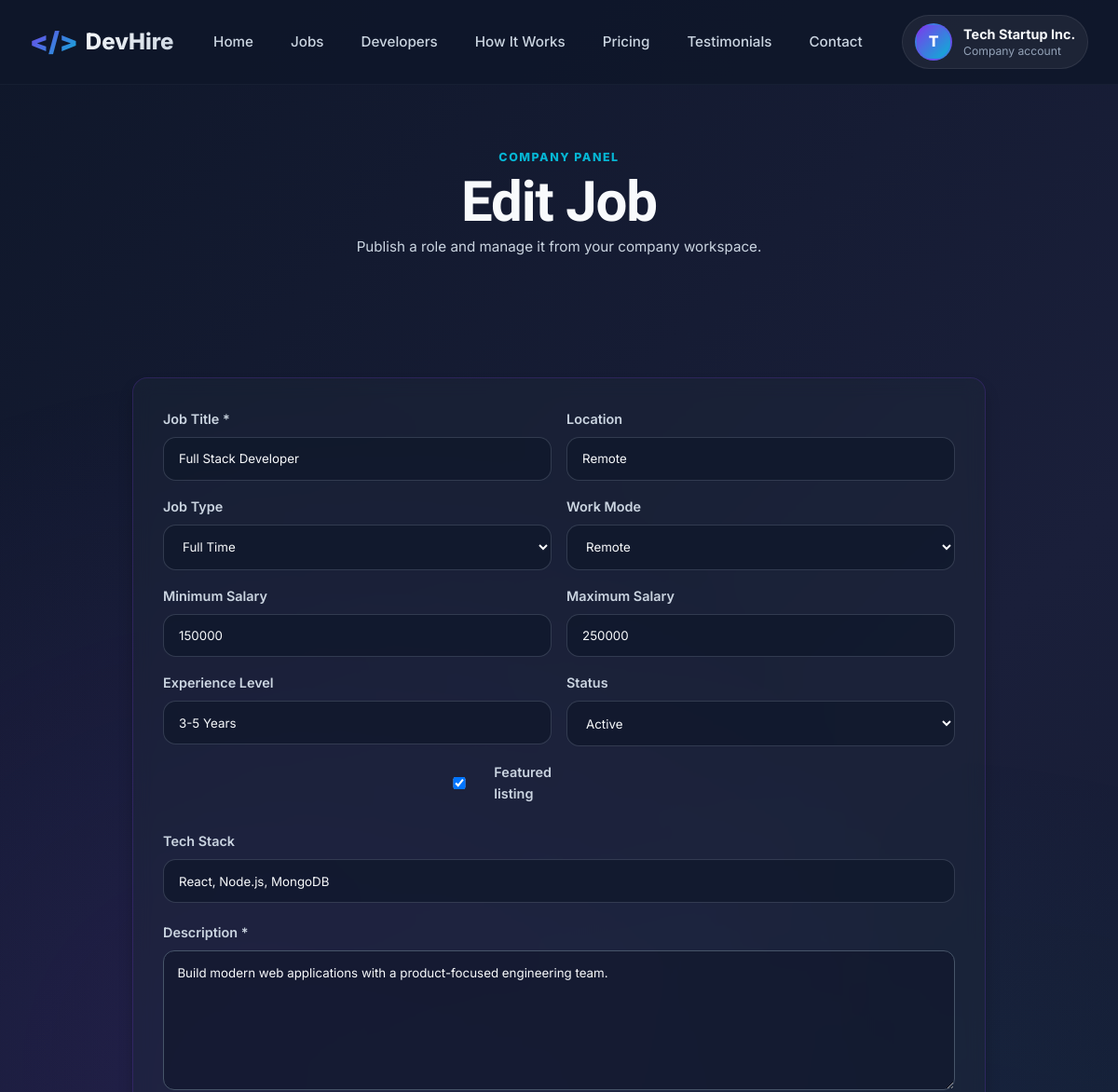
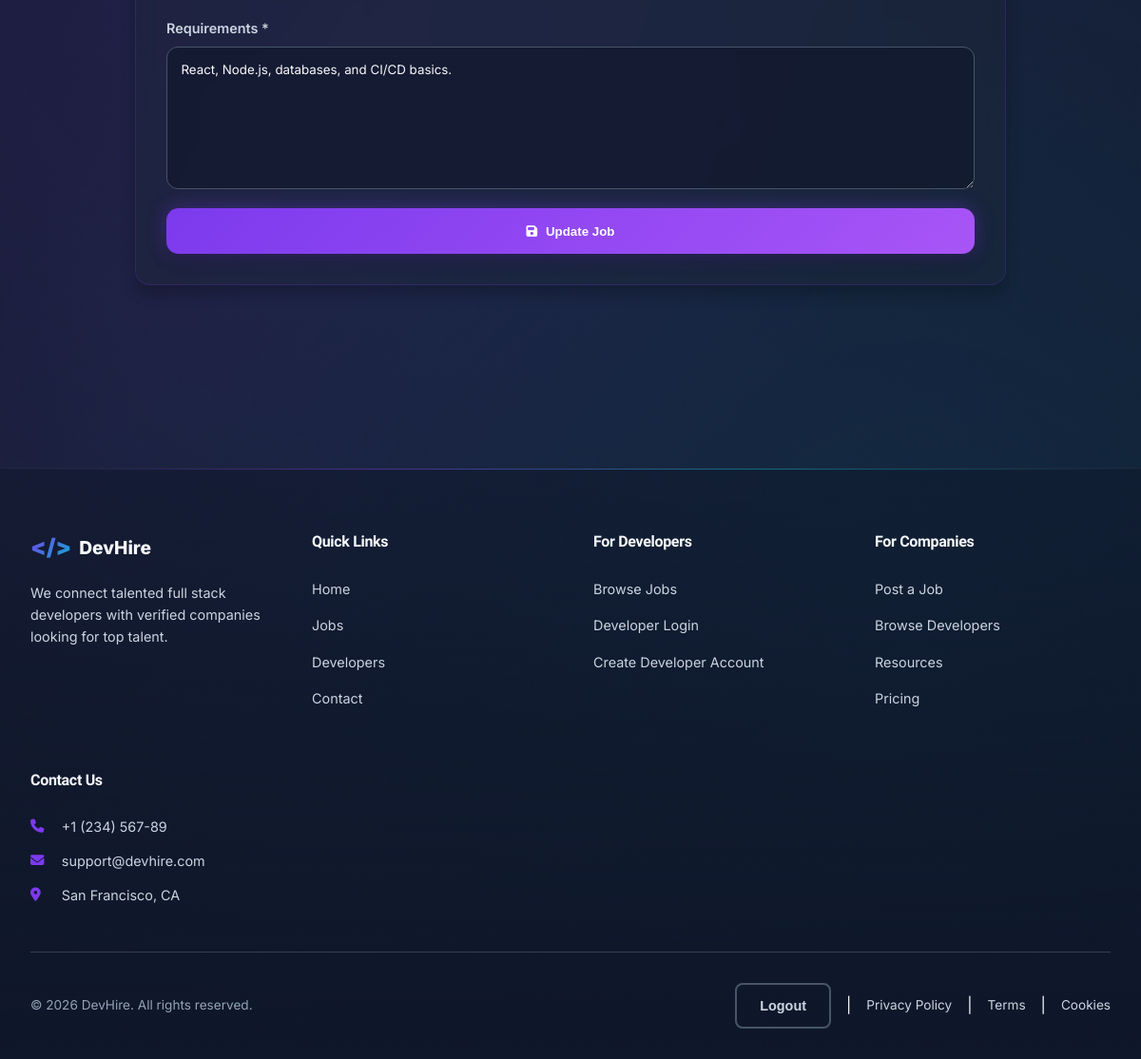
The app's page /company/create-job.php?id=1 (signed in) with its own data (2 pictures, top to bottom).
### tables this page shows
CREATE TABLE jobs (
    id INT PRIMARY KEY AUTO_INCREMENT,
    title VARCHAR(255) NOT NULL,
    company_id INT NOT NULL,
    description LONGTEXT NOT NULL,
    requirements LONGTEXT NOT NULL,
    salary_min INT DEFAULT NULL,
    salary_max INT DEFAULT NULL,
    experience_level VARCHAR(50) DEFAULT NULL,
    job_type ENUM('full-time', 'part-time', 'contract', 'freelance') NOT NULL DEFAULT 'full-time',
    work_mode ENUM('remote', 'hybrid', 'on-site') NOT NULL DEFAULT 'remote',
    location VARCHAR(255) DEFAULT NULL,
    tech_stack LONGTEXT DEFAULT NULL,
    applications_count INT NOT NULL DEFAULT 0,
    status ENUM('active', 'inactive', 'closed') NOT NULL DEFAULT 'active',
    featured BOOLEAN NOT NULL DEFAULT FALSE,
    created_at TIMESTAMP NOT NULL DEFAULT CURRENT_TIMESTAMP,
    updated_at TIMESTAMP NOT NULL DEFAULT CURRENT_TIMESTAMP ON UPDATE CURRENT_TIMESTAMP,
    CONSTRAINT fk_jobs_company FOREIGN KEY (company_id) REFERENCES users(id) ON DELETE CASCADE,
    INDEX idx_status (status),
    INDEX idx_company (company_id),
    INDEX idx_featured (featured),
    FULLTEXT INDEX ft_title_description (title, description)
);

### company/middleware.php (called while the page is built, shortened)
<?php
require_once __DIR__ . '/../includes/helpers.php';
function companyJobById(mysqli $conn, int $jobId, ?int $companyId = null): ?array
{
	$companyId = $companyId ?? currentCompanyId();
	$stmt = $conn->prepare('SELECT id, title, company_id, description, requirements, salary_min, salary_max, experience_level, job_type, work_mode, location, tech_stack, applications_count, status, featured, created_at, updated_at FROM jobs WHERE id = ? AND company_id = ? LIMIT 1');
	$stmt->bind_param('ii', $jobId, $companyId);
	$stmt->execute();
	$job = $stmt->get_result()->fetch_assoc() ?: null;
	return $job;
}
function requireCompanyJobOwnership(mysqli $conn, int $jobId, ?int $companyId = null): array
{
	$job = companyJobById($conn, $jobId, $companyId);
	return $job;
}
function companyJobOptions(): array
{
	return [
		'full-time' => 'Full Time',
		'part-time' => 'Part Time',
		'contract' => 'Contract',
		'freelance' => 'Freelance',
	];
}
function companyWorkModeOptions(): array
{
	return [
		'remote' => 'Remote',
		'hybrid' => 'Hybrid',
		'on-site' => 'On Site',
	];
}
function companyStatusOptions(): array
{
	return [
		'active' => 'Active',
		'inactive' => 'Inactive',
		'closed' => 'Closed',
	];
}

### company/create-job.php (the view, shortened to what this page needs)
<?php
require_once '../config/db.php';
require_once __DIR__ . '/middleware.php';
$companyId = currentCompanyId();
$jobId = isset($_GET['id']) ? (int) $_GET['id'] : 0;
$job = null;
$allowedJobTypes = companyJobOptions();
$allowedWorkModes = companyWorkModeOptions();
$allowedStatuses = companyStatusOptions();
if ($jobId > 0) {
	$job = requireCompanyJobOwnership($conn, $jobId, $companyId);
}
$formValues = [
	'title' => (string) ($job['title'] ?? ''),
	'description' => (string) ($job['description'] ?? ''),
	'requirements' => (string) ($job['requirements'] ?? ''),
	'salary_min' => (string) ($job['salary_min'] ?? ''),
	'salary_max' => (string) ($job['salary_max'] ?? ''),
	'experience_level' => (string) ($job['experience_level'] ?? ''),
	'job_type' => (string) ($job['job_type'] ?? 'full-time'),
	'work_mode' => (string) ($job['work_mode'] ?? 'remote'),
	'location' => (string) ($job['location'] ?? ''),
	'tech_stack' => (string) ($job['tech_stack'] ?? ''),
	'status' => (string) ($job['status'] ?? 'active'),
	'featured' => !empty($job['featured']) ? '1' : '0',
];
include '../includes/header.php';
include '../includes/navbar.php';
?>
<section class="page-hero">
	<div class="page-hero-inner">
		<span class="eyebrow">Company Panel</span>
		<h1><?= $jobId > 0 ? 'Edit Job' : 'Create Job' ?></h1>
		<p class="quick-apply-subtitle">Publish a role and manage it from your company workspace.</p>
	</div>
</section>
<section class="featured-jobs company-create-job-section">
	<div class="apply-layout-single">
		<form method="POST" class="apply-form apply-form--stacked" novalidate>
			<div class="form-grid form-grid-two">
				<div class="form-group">
					<label for="title">Job Title *</label>
					<input type="text" id="title" name="title" value="<?= htmlspecialchars($formValues['title'], ENT_QUOTES, 'UTF-8') ?>" required>
				</div>
				<div class="form-group">
					<label for="location">Location</label>
					<input type="text" id="location" name="location" value="<?= htmlspecialchars($formValues['location'], ENT_QUOTES, 'UTF-8') ?>">
				</div>
				<div class="form-group">
					<label for="job_type">Job Type</label>
					<select id="job_type" name="job_type">
						<?php foreach ($allowedJobTypes as $value => $label): ?>
							<option value="<?= htmlspecialchars($value, ENT_QUOTES, 'UTF-8') ?>" <?= $formValues['job_type'] === $value ? 'selected' : '' ?>><?= htmlspecialchars($label, ENT_QUOTES, 'UTF-8') ?></option>
						<?php endforeach; ?>
					</select>
				</div>
				<div class="form-group">
					<label for="work_mode">Work Mode</label>
					<select id="work_mode" name="work_mode">
						<?php foreach ($allowedWorkModes as $value => $label): ?>
							<option value="<?= htmlspecialchars($value, ENT_QUOTES, 'UTF-8') ?>" <?= $formValues['work_mode'] === $value ? 'selected' : '' ?>><?= htmlspecialchars($label, ENT_QUOTES, 'UTF-8') ?></option>
						<?php endforeach; ?>
					</select>
				</div>
				<div class="form-group">
					<label for="salary_min">Minimum Salary</label>
					<input type="number" id="salary_min" name="salary_min" value="<?= htmlspecialchars($formValues['salary_min'], ENT_QUOTES, 'UTF-8') ?>" min="0">
				</div>
				<div class="form-group">
					<label for="salary_max">Maximum Salary</label>
					<input type="number" id="salary_max" name="salary_max" value="<?= htmlspecialchars($formValues['salary_max'], ENT_QUOTES, 'UTF-8') ?>" min="0">
				</div>
				<div class="form-group">
					<label for="experience_level">Experience Level</label>
					<input type="text" id="experience_level" name="experience_level" value="<?= htmlspecialchars($formValues['experience_level'], ENT_QUOTES, 'UTF-8') ?>" placeholder="3-5 Years">
				</div>
				<div class="form-group">
					<label for="status">Status</label>
					<select id="status" name="status">
						<?php foreach ($allowedStatuses as $value => $label): ?>
							<option value="<?= htmlspecialchars($value, ENT_QUOTES, 'UTF-8') ?>" <?= $formValues['status'] === $value ? 'selected' : '' ?>><?= htmlspecialchars($label, ENT_QUOTES, 'UTF-8') ?></option>
						<?php endforeach; ?>
					</select>
				</div>
				<div class="form-group featured-toggle-group">
					<label class="featured-toggle-label">
						<input type="checkbox" name="featured" value="1" <?= $formValues['featured'] === '1' ? 'checked' : '' ?>> Featured listing
					</label>
				</div>
			</div>
			<div class="form-group">
				<label for="tech_stack">Tech Stack</label>
				<input type="text" id="tech_stack" name="tech_stack" value="<?= htmlspecialchars($formValues['tech_stack'], ENT_QUOTES, 'UTF-8') ?>" placeholder="React, Node.js, MySQL">
			</div>
			<div class="form-group">
				<label for="description">Description *</label>
				<textarea id="description" name="description" rows="7" required><?= htmlspecialchars($formValues['description'], ENT_QUOTES, 'UTF-8') ?></textarea>
			</div>
			<div class="form-group">
				<label for="requirements">Requirements *</label>
				<textarea id="requirements" name="requirements" rows="7" required><?= htmlspecialchars($formValues['requirements'], ENT_QUOTES, 'UTF-8') ?></textarea>
			</div>
			<button type="submit" class="btn-submit btn-block">
				<i class="fas fa-save"></i> <?= $jobId > 0 ? 'Update Job' : 'Create Job' ?>
			</button>
		</form>
	</div>
</section>
<?php include '../includes/footer.php'; ?>

### records on screen
jobs: title "Full Stack Developer", location "Remote", job_type "Full Time", work_mode "Remote", salary_min "150000", salary_max "250000", experience_level "3-5 Years", status "Active", featured "☑", tech_stack "React, Node.js, MongoDB", description "Build modern web applications with a product-focused engineering team.", requirements "React, Node.js, databases, and CI/CD basics."

### other values on screen
substr($displayName, 0, 1) "T"
$displayName "Tech Startup Inc."
roleLabel($currentRole) "Company"
substr(CONTACT_PHONE, 0, 15) "+1 (234) 567-89"
CONTACT_SUPPORT_EMAIL "support@devhire.com"
$label "Logout"
